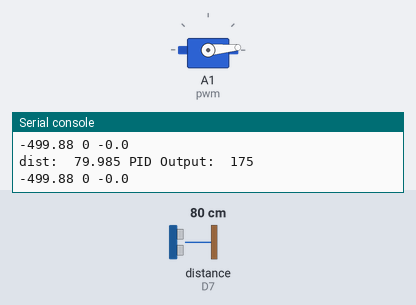
Bench run of a program on a simulated CircuitPython board. On the bench: servo, the last lines printed to the serial console. The inputs (shaded band) are chosen by the test bench; at power-on: distance to the obstacle (sensor on D7) 80 cm. The echo pulse lasts 58.3 µs per cm.

Above: at 2.2 s.
2.3 s: distance to the obstacle (sensor on D7) set to 9 cm
At 2.49 s:
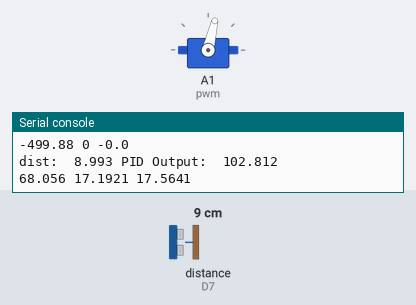
5.3 s: distance to the obstacle (sensor on D7) set to 35 cm
At 6.5 s:
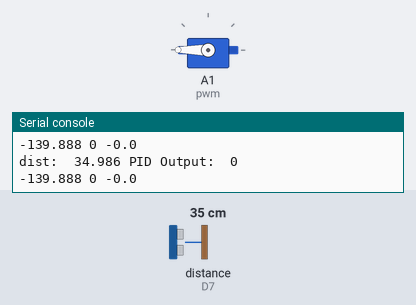
7.0 s: distance to the obstacle (sensor on D7) set to 15 cm
At 7.22 s:
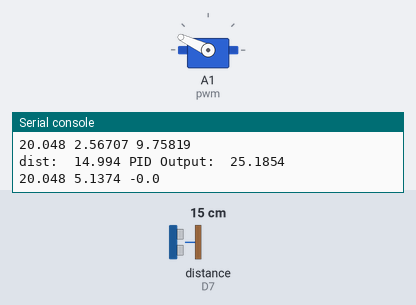
Timing chart, 0 to 14.9 s (numbered marks = the images above; inputs shaded):
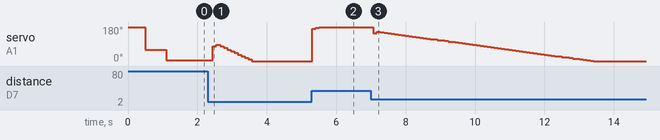

Measured:
- after the input at 2.3 s, servo on A1 (pwm): rises from 5° to 86° in 0.10 s, then falls to 0° in 1.0 s
- after the input at 5.3 s, servo on A1 (pwm): 0° → 171° at once, → 176° 0.10 s later, → 180° 0.10 s later
- after the input at 7.0 s, servo on A1 (pwm): 180° → 148° after 0.07 s, → 155° 0.10 s later, → 152° 0.10 s later, → 150° 0.10 s later, … (63 changes in this stretch)

The program:

TroyPID.py
```python
import time
import board
import adafruit_hcsr04
import pwmio
from adafruit_motor import servo
from lib.PID import PID

sonar = adafruit_hcsr04.HCSR04(trigger_pin=board.D6, echo_pin=board.D7)

# Assume we have a system we want to control in controlled_system
# this will be our sensor value to be used as input for the PID controller
# v = controlled_system.update(0)
# create a PWMOut object on Pin A2.
pwm = pwmio.PWMOut(board.A1, duty_cycle=2 ** 15, frequency=50)

# Create a servo object, my_servo.
my_servo = servo.Servo(pwm)
# start angle 180 degrees
my_servo.angle = 180
time.sleep(.5)
# then change  start angle to 45 degreese
my_servo.angle = 60
time.sleep(.5)
setpoint= 17.5

pid = PID(8, 10, 0.05, setpoint=setpoint)
pid.output_limits = (0, 180)
# my_servo.angle = 180
# print("angle: ",x180)
# time.sleep(10)
while True:
        dist = sonar.distance
        output = pid(dist)


    # # Feed the PID output to the system and get its current value

        if dist < 5 or dist > 35:
            output = 175
            time.sleep(0.1)

        print('dist: ', dist, 'PID Output: ', output)
        p,i,d = pid.components
        print(p, i, d)
        my_servo.angle = (180-output)
        time.sleep(0.1)
```

PID.py
```python
import time


def _clamp(value, limits):
    lower, upper = limits
    if value is None:
        return None
    elif (upper is not None) and (value > upper):
        return upper
    elif (lower is not None) and (value < lower):
        return lower
    return value


try:
    scale = 1e9
    def _to_s():
        return time.monotonic_ns()/scale
    # Get monotonic time to ensure that time deltas are always positive
    _current_time = _to_s
except AttributeError:
    # time.monotonic() not available (using python < 3.3), fallback to time.time()
    _current_time = time.monotonic
    print('time.monotonic_ns() not available, reverting to time.monotonic()')


class PID(object):
    """A simple PID controller."""

    def __init__(
        self,
        Kp=1.0,
        Ki=0.0,
        Kd=0.0,
        setpoint=0,
        sample_time=0.01,
        output_limits=(None, None),
        auto_mode=True,
        proportional_on_measurement=False,
        error_map=None,
        integral_in_band = (None,None)
    ):
        """
        Initialize a new PID controller.

        :param Kp: The value for the proportional gain Kp
        :param Ki: The value for the integral gain Ki
        :param Kd: The value for the derivative gain Kd
        :param setpoint: The initial setpoint that the PID will try to achieve
        :param sample_time: The time in seconds which the controller should wait before generating
            a new output value. The PID works best when it is constantly called (eg. during a
            loop), but with a sample time set so that the time difference between each update is
            (close to) constant. If set to None, the PID will compute a new output value every time
            it is called.
        :param output_limits: The initial output limits to use, given as an iterable with 2
            elements, for example: (lower, upper). The output will never go below the lower limit
            or above the upper limit. Either of the limits can also be set to None to have no limit
            in that direction. Setting output limits also avoids integral windup, since the
            integral term will never be allowed to grow outside of the limits.
        :param auto_mode: Whether the controller should be enabled (auto mode) or not (manual mode)
        :param proportional_on_measurement: Whether the proportional term should be calculated on
            the input directly rather than on the error (which is the traditional way). Using
            proportional-on-measurement avoids overshoot for some types of systems.
        :param error_map: Function to transform the error value in another constrained value.
        :param integral_in_band: Limits on the error value for which the integral term is calculated, in units of the setpoint (ie: degrees C, psi, etc)
            Useful for preventing integral windup. Integral term will only be calculated if the error value is above the min value and below the max value
        """
        self.Kp, self.Ki, self.Kd = Kp, Ki, Kd
        self.setpoint = setpoint
        self.sample_time = sample_time

        self._min_output, self._max_output = None, None
        self._integral_band_min, self._integral_band_max = None,None
        self._auto_mode = auto_mode
        self.proportional_on_measurement = proportional_on_measurement
        self.error_map = error_map

        self._proportional = 0
        self._integral = 0
        self._derivative = 0
        self.error = 0

        self._last_time = None
        self._last_output = None
        self._last_input = None

        self.output_limits = output_limits
        self.integral_in_band = integral_in_band
        self.reset()

    def __call__(self, input_, dt=None):
        """
        Update the PID controller.

        Call the PID controller with *input_* and calculate and return a control output if
        sample_time seconds has passed since the last update. If no new output is calculated,
        return the previous output instead (or None if no value has been calculated yet).

        :param dt: If set, uses this value for timestep instead of real time. This can be used in
            simulations when simulation time is different from real time.
        """
        if not self.auto_mode:
            return self._last_output

        now = _current_time()
        if dt is None:
            dt = now - self._last_time if (now - self._last_time) else 1e-16
        elif dt <= 0:
            raise ValueError('dt has negative value {}, must be positive'.format(dt))

        if self.sample_time is not None and dt < self.sample_time and self._last_output is not None:
            # Only update every sample_time seconds
            return self._last_output

        # Compute error terms
        self.error = self.setpoint - input_
        d_input = input_ - (self._last_input if (self._last_input is not None) else input_)

        # Check if must map the error
        if self.error_map is not None:
            self.error = self.error_map(self.error)


        # Compute the proportional term
        if not self.proportional_on_measurement:
            # Regular proportional-on-error, simply set the proportional term
            self._proportional = self.Kp * self.error
        else:
            # Add the proportional error on measurement to error_sum
            self._proportional -= self.Kp * d_input

        # Compute integral and derivative terms
        self._integral += self.Ki * self.error * dt
        self._integral = _clamp(self._integral, self.output_limits)  # Avoid integral windup

        if None not in (self._integral_band_min, self._integral_band_max):
            if self._integral_band_min < self.error < self._integral_band_max:
                pass
            else:
                self._integral = 0

        self._derivative = -self.Kd * d_input / dt

        # Compute final output
        output = self._proportional + self._integral + self._derivative
        output = _clamp(output, self.output_limits)

        # Keep track of state
        self._last_output = output
        self._last_input = input_
        self._last_time = now

        return output

    def __repr__(self):
        return (
            '{self.__class__.__name__}('
            'Kp={self.Kp!r}, Ki={self.Ki!r}, Kd={self.Kd!r}, '
            'setpoint={self.setpoint!r}, sample_time={self.sample_time!r}, '
            'output_limits={self.output_limits!r}, auto_mode={self.auto_mode!r}, '
            'proportional_on_measurement={self.proportional_on_measurement!r},'
            'error_map={self.error_map!r}'
            ')'
        ).format(self=self)

    @property
    def components(self):
        """
        The P-, I- and D-terms from the last computation as separate components as a tuple. Useful
        for visualizing what the controller is doing or when tuning hard-to-tune systems.
        """
        return self._proportional, self._integral, self._derivative

    @property
    def tunings(self):
        """The tunings used by the controller as a tuple: (Kp, Ki, Kd)."""
        return self.Kp, self.Ki, self.Kd

    @tunings.setter
    def tunings(self, tunings):
        """Set the PID tunings."""
        self.Kp, self.Ki, self.Kd = tunings

    @property
    def auto_mode(self):
        """Whether the controller is currently enabled (in auto mode) or not."""
        return self._auto_mode

    @auto_mode.setter
    def auto_mode(self, enabled):
        """Enable or disable the PID controller."""
        self.set_auto_mode(enabled)

    def set_auto_mode(self, enabled, last_output=None):
        """
        Enable or disable the PID controller, optionally setting the last output value.

        This is useful if some system has been manually controlled and if the PID should take over.
        In that case, disable the PID by setting auto mode to False and later when the PID should
        be turned back on, pass the last output variable (the control variable) and it will be set
        as the starting I-term when the PID is set to auto mode.

        :param enabled: Whether auto mode should be enabled, True or False
        :param last_output: The last output, or the control variable, that the PID should start
            from when going from manual mode to auto mode. Has no effect if the PID is already in
            auto mode.
        """
        if enabled and not self._auto_mode:
            # Switching from manual mode to auto, reset
            self.reset()

            self._integral = last_output if (last_output is not None) else 0
            self._integral = _clamp(self._integral, self.output_limits)

        self._auto_mode = enabled

    @property
    def output_limits(self):
        """
        The current output limits as a 2-tuple: (lower, upper).

        See also the *output_limits* parameter in :meth:`PID.__init__`.
        """
        return self._min_output, self._max_output

    @output_limits.setter
    def output_limits(self, limits):
        """Set the output limits."""
        if limits is None:
            self._min_output, self._max_output = None, None
            return

        min_output, max_output = limits

        if (None not in limits) and (max_output < min_output):
            raise ValueError('lower limit must be less than upper limit')

        self._min_output = min_output
        self._max_output = max_output

        self._integral = _clamp(self._integral, self.output_limits)
        self._last_output = _clamp(self._last_output, self.output_limits)

    @property
    def integral_in_band(self):
        """
        The current band in which the integral term is calculated, as a 2-tuple: (lower, upper).

        See also the *integral_in_band* parameter in :meth:`PID.__init__`.
        """
        return self._integral_band_min, self._integral_band_max

    @integral_in_band.setter
    def integral_in_band(self, limits):
        """Set the integral band limits."""
        if limits is None:
            self._integral_band_min, self._integral_band_max = None,None
            return

        min_band, max_band = limits

        if (None not in limits) and (max_band < min_band):
            raise ValueError('lower limit must be less than upper limit')

        self._integral_band_min = min_band
        self._integral_band_max = max_band

        if None not in (self._integral_band_min, self._integral_band_max):
            if self._integral_band_min < self.error < self._integral_band_max:
                pass
            else:
                self._integral = 0

    def reset(self):
        """
        Reset the PID controller internals.

        This sets each term to 0 as well as clearing the integral, the last output and the last
        input (derivative calculation).
        """
        self._proportional = 0
        self._integral = 0
        self._derivative = 0

        self._integral = _clamp(self._integral, self.output_limits)

        self._last_time = _current_time()
        self._last_output = None
        self._last_input = None
```
